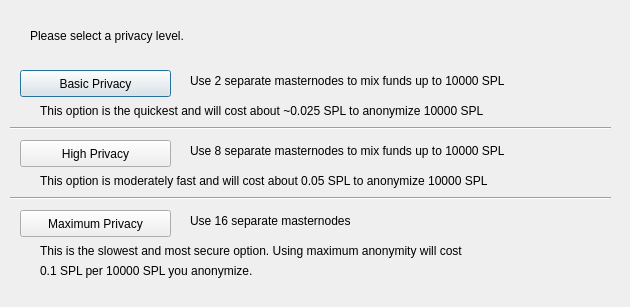
<?xml version="1.0" encoding="UTF-8"?>
<ui version="4.0">
 <class>ObfuscationConfig</class>
 <widget class="QDialog" name="ObfuscationConfig">
  <property name="geometry">
   <rect>
    <x>0</x>
    <y>0</y>
    <width>630</width>
    <height>307</height>
   </rect>
  </property>
  <property name="windowTitle">
   <string>Configure Obfuscation</string>
  </property>
  <widget class="QPushButton" name="buttonBasic">
   <property name="geometry">
    <rect>
     <x>20</x>
     <y>70</y>
     <width>151</width>
     <height>27</height>
    </rect>
   </property>
   <property name="text">
    <string>Basic Privacy</string>
   </property>
  </widget>
  <widget class="QPushButton" name="buttonHigh">
   <property name="geometry">
    <rect>
     <x>20</x>
     <y>140</y>
     <width>151</width>
     <height>27</height>
    </rect>
   </property>
   <property name="text">
    <string>High Privacy</string>
   </property>
  </widget>
  <widget class="QPushButton" name="buttonMax">
   <property name="geometry">
    <rect>
     <x>20</x>
     <y>210</y>
     <width>151</width>
     <height>27</height>
    </rect>
   </property>
   <property name="text">
    <string>Maximum Privacy</string>
   </property>
  </widget>
  <widget class="QLabel" name="label">
   <property name="geometry">
    <rect>
     <x>30</x>
     <y>20</y>
     <width>571</width>
     <height>31</height>
    </rect>
   </property>
   <property name="text">
    <string>Please select a privacy level.</string>
   </property>
  </widget>
  <widget class="QLabel" name="label_2">
   <property name="geometry">
    <rect>
     <x>190</x>
     <y>70</y>
     <width>421</width>
     <height>21</height>
    </rect>
   </property>
   <property name="text">
    <string>Use 2 separate masternodes to mix funds up to 10000 SPL</string>
   </property>
  </widget>
  <widget class="QLabel" name="label_3">
   <property name="geometry">
    <rect>
     <x>190</x>
     <y>140</y>
     <width>411</width>
     <height>21</height>
    </rect>
   </property>
   <property name="text">
    <string>Use 8 separate masternodes to mix funds up to 10000 SPL</string>
   </property>
  </widget>
  <widget class="QLabel" name="label_4">
   <property name="geometry">
    <rect>
     <x>190</x>
     <y>210</y>
     <width>421</width>
     <height>21</height>
    </rect>
   </property>
   <property name="text">
    <string>Use 16 separate masternodes</string>
   </property>
  </widget>
  <widget class="QLabel" name="label_6">
   <property name="geometry">
    <rect>
     <x>40</x>
     <y>100</y>
     <width>561</width>
     <height>21</height>
    </rect>
   </property>
   <property name="text">
    <string>This option is the quickest and will cost about ~0.025 SPL to anonymize 10000 SPL</string>
   </property>
  </widget>
  <widget class="QLabel" name="label_7">
   <property name="geometry">
    <rect>
     <x>40</x>
     <y>170</y>
     <width>561</width>
     <height>21</height>
    </rect>
   </property>
   <property name="text">
    <string>This option is moderately fast and will cost about 0.05 SPL to anonymize 10000 SPL</string>
   </property>
  </widget>
  <widget class="QLabel" name="label_8">
   <property name="geometry">
    <rect>
     <x>40</x>
     <y>240</y>
     <width>561</width>
     <height>21</height>
    </rect>
   </property>
   <property name="text">
    <string>This is the slowest and most secure option. Using maximum anonymity will cost</string>
   </property>
  </widget>
  <widget class="QLabel" name="label_9">
   <property name="geometry">
    <rect>
     <x>40</x>
     <y>260</y>
     <width>561</width>
     <height>21</height>
    </rect>
   </property>
   <property name="text">
    <string>0.1 SPL per 10000 SPL you anonymize.</string>
   </property>
  </widget>
  <widget class="Line" name="line">
   <property name="geometry">
    <rect>
     <x>10</x>
     <y>120</y>
     <width>601</width>
     <height>16</height>
    </rect>
   </property>
   <property name="orientation">
    <enum>Qt::Horizontal</enum>
   </property>
  </widget>
  <widget class="Line" name="line_2">
   <property name="geometry">
    <rect>
     <x>10</x>
     <y>190</y>
     <width>601</width>
     <height>16</height>
    </rect>
   </property>
   <property name="orientation">
    <enum>Qt::Horizontal</enum>
   </property>
  </widget>
 </widget>
 <resources/>
 <connections/>
</ui>
